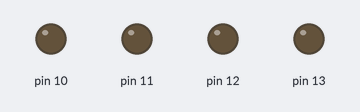
The sketch below on a simulated Arduino Uno, built with avr-gcc and run on an emulated ATmega328P. Parts: output pins drawn as LEDs (lit = HIGH).

Above: at 0.2 s.
At 1.62 s:
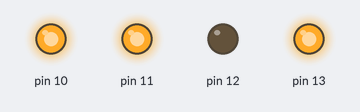
At 1.87 s:
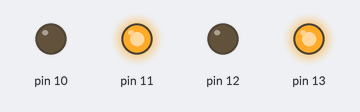
At 3.37 s:
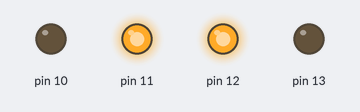
At 4.87 s:
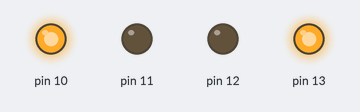
At 7.0 s:
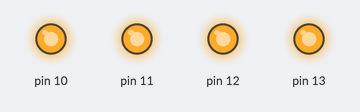
Timing chart, 0 to 7.8 s (numbered marks = the images above):
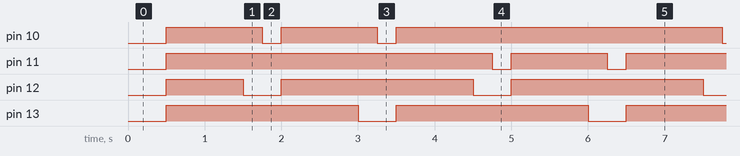

The sketch:

RC_test.ino
```cpp
 // January 12, 2014
 // Sruti Modekurty

 //This program feeds high and low values to the pins that are
 // connected to the forward, back, left, and right buttons on the
 // remote control

 void setup() {

   pinMode(13, OUTPUT);
   pinMode(12, OUTPUT);
   pinMode(11, OUTPUT);
   pinMode(10, OUTPUT);
 }

 void loop() {

   //forward
   digitalWrite(13, LOW);
   delay(250);
   //forward left
   digitalWrite(11, LOW);
   delay(250);
   //stop
   digitalWrite(13, HIGH);
   digitalWrite(12, HIGH);
   digitalWrite(11, HIGH);
   digitalWrite(10, HIGH);
   delay(1000);
   //backward
   digitalWrite(12, LOW);
   delay(250);
   //backward right
   digitalWrite(10, LOW);
   delay(250);
   //stop
   digitalWrite(12, HIGH);
   digitalWrite(13, HIGH);
   digitalWrite(11, HIGH);
   digitalWrite(10, HIGH);
   delay(1000);

   //forward
   digitalWrite(13, LOW);
   delay(250);
   //forward right
   digitalWrite(10, LOW);
   delay(250);
   //stop
   digitalWrite(13, HIGH);
   digitalWrite(12, HIGH);
   digitalWrite(11, HIGH);
   digitalWrite(10, HIGH);
   delay(1000);
   //backward
   digitalWrite(12, LOW);
   delay(250);
   //backward left
   digitalWrite(11, LOW);
   delay(250);
   //stop
   digitalWrite(12, HIGH);
   digitalWrite(13, HIGH);
   digitalWrite(11, HIGH);
   digitalWrite(10, HIGH);
   delay(1000);
 }
```

Measured:
- by itself, pin 10, pin 11: repeats every 6.0 s: LOW 0.25 s, HIGH 1.3 s, LOW 0.25 s, HIGH 4.3 s
- by itself, pin 12: repeats every 3.0 s: LOW 0.50 s, HIGH 2.5 s
- by itself, pin 13: alternates HIGH for 2.5 s and LOW for 0.50 s
